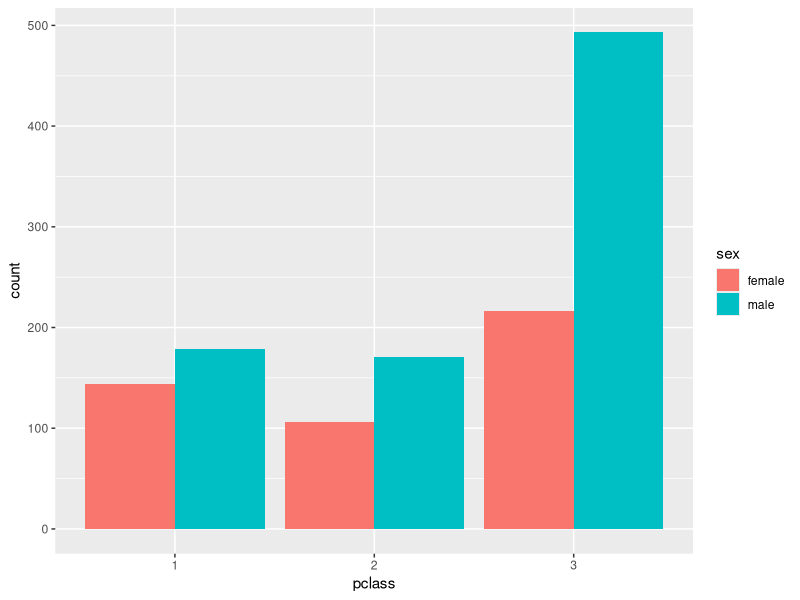
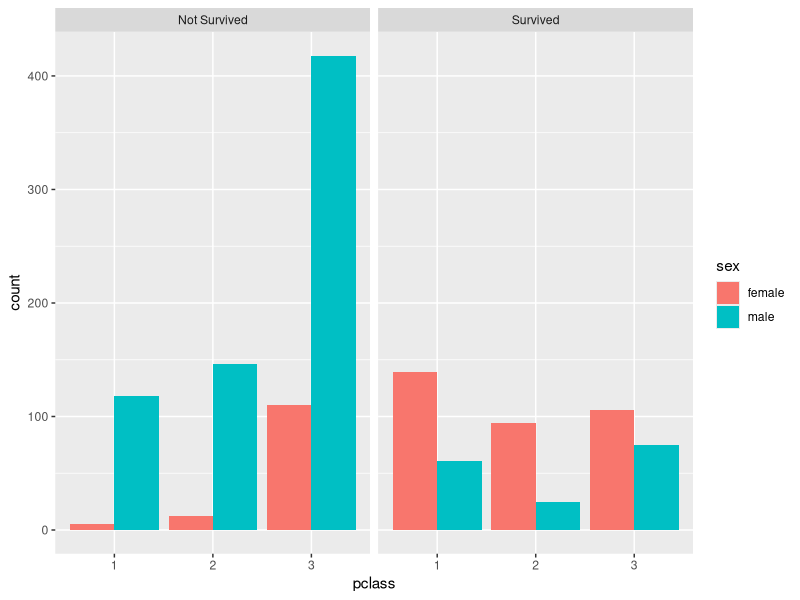
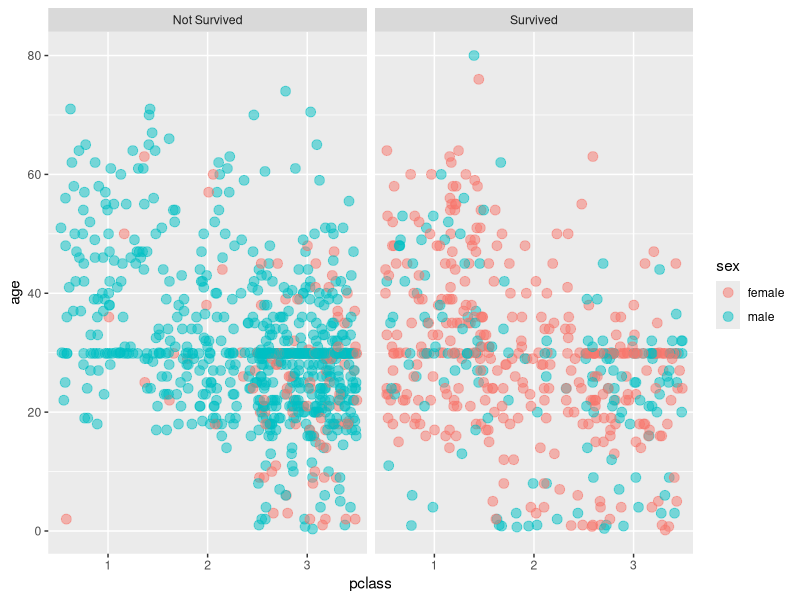
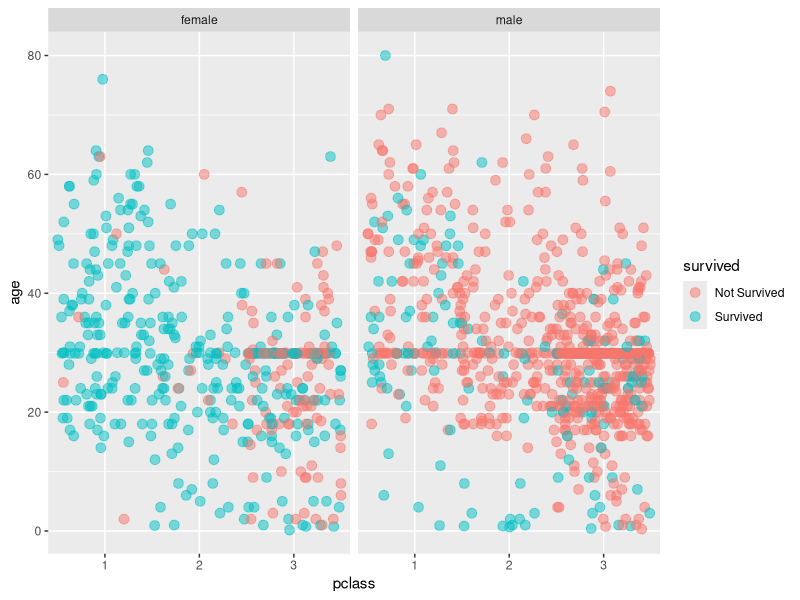
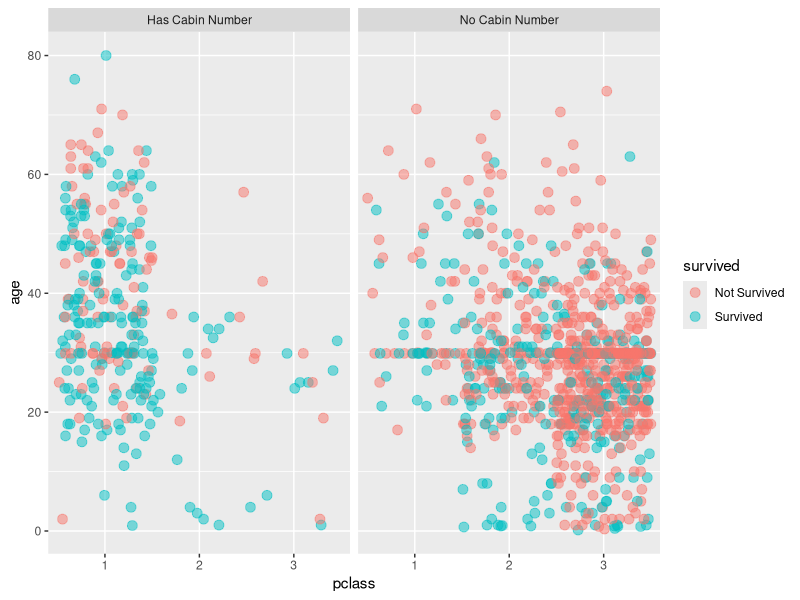

The R source for these figures, in order:
install.packages("ggplot2")
library("ggplot2")
install.packages("dplyr")
library("dplyr")
install.packages("tidyr")
library("tidyr")

# 0: Load the data in RStudio
titanicOrginal <- read.csv("titanic_clean.csv")
titanic <- select (titanicOrginal, pclass, survived, sex, age, has_cabin_number)
titanic <- filter(titanic, !is.na(pclass) )
titanic <- mutate(titanic, survived = ifelse(survived == 1, "Survived", "Not Survived"), pclass = factor(pclass), has_cabin_number = factor(ifelse(has_cabin_number == 1, "Has Cabin Number", "No Cabin Number")))
#View(df)

# Check out the structure of titanic
str(titanic)

# Use ggplot() for the first instruction
ggplot(titanic, aes(fill = sex, x = pclass)) +
  geom_bar(position = "dodge")

# Use ggplot() for the second instruction
ggplot(titanic, aes(fill = sex, x = pclass)) +
  geom_bar(position = "dodge") + 
  facet_grid(". ~ survived")

# Position jitter (use below)
posn.j <- position_jitter(0.5, 0)

# Use ggplot() for the last instruction
ggplot(titanic, aes(col = sex, x = pclass, y = age)) +
  geom_jitter(size = 3, alpha = .5, position = posn.j) + 
  facet_grid(". ~ survived")

# Use ggplot() for the last instruction
ggplot(titanic, aes(col = survived, x = pclass, y = age)) +
  geom_jitter(size = 3, alpha = .5, position = posn.j) + 
  facet_grid(". ~ sex")

# Did cabin number got any significance on survival? data wrangling question
ggplot(titanic, aes(col = survived, x = pclass, y = age)) +
  geom_jitter(size = 3, alpha = .5, position = posn.j) + 
  facet_grid(". ~ has_cabin_number")
